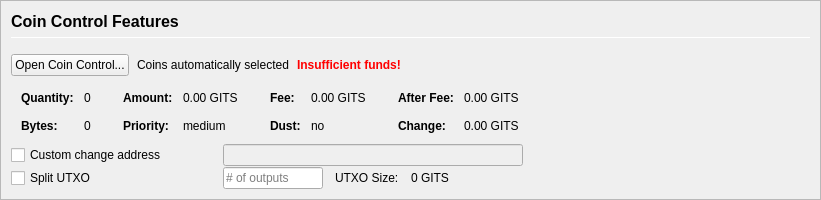
         <widget class="QFrame" name="frameCoinControl">
          <property name="sizePolicy">
           <sizepolicy hsizetype="Expanding" vsizetype="Expanding">
            <horstretch>0</horstretch>
            <verstretch>0</verstretch>
           </sizepolicy>
          </property>
          <property name="maximumSize">
           <size>
            <width>16777215</width>
            <height>16777215</height>
           </size>
          </property>
          <property name="frameShape">
           <enum>QFrame::StyledPanel</enum>
          </property>
          <property name="frameShadow">
           <enum>QFrame::Sunken</enum>
          </property>
          <layout class="QVBoxLayout" name="verticalLayoutCoinControl2">
           <property name="spacing">
            <number>0</number>
           </property>
           <property name="leftMargin">
            <number>0</number>
           </property>
           <property name="topMargin">
            <number>0</number>
           </property>
           <property name="rightMargin">
            <number>0</number>
           </property>
           <property name="bottomMargin">
            <number>0</number>
           </property>
           <item>
            <widget class="QFrame" name="frameCoinControl_BG">
             <layout class="QVBoxLayout" name="verticalLayoutCoinControl" stretch="0,0,0,0,0,0">
              <property name="spacing">
               <number>1</number>
              </property>
              <property name="leftMargin">
               <number>10</number>
              </property>
              <property name="topMargin">
               <number>10</number>
              </property>
              <item>
               <layout class="QHBoxLayout" name="horizontalLayoutCoinControl1">
                <property name="bottomMargin">
                 <number>15</number>
                </property>
                <item>
                 <layout class="QVBoxLayout" name="verticalLayout_3">
                  <property name="spacing">
                   <number>6</number>
                  </property>
                  <item>
                   <widget class="QLabel" name="labelCoinControlFeatures">
                    <property name="sizePolicy">
                     <sizepolicy hsizetype="Preferred" vsizetype="Maximum">
                      <horstretch>0</horstretch>
                      <verstretch>0</verstretch>
                     </sizepolicy>
                    </property>
                    <property name="minimumSize">
                     <size>
                      <width>0</width>
                      <height>20</height>
                     </size>
                    </property>
                    <property name="font">
                     <font>
                      <pointsize>12</pointsize>
                      <weight>75</weight>
                      <bold>true</bold>
                     </font>
                    </property>
                    <property name="styleSheet">
                     <string notr="true">font-weight:bold;</string>
                    </property>
                    <property name="text">
                     <string>Coin Control Features</string>
                    </property>
                   </widget>
                  </item>
                  <item>
                   <widget class="Line" name="line">
                    <property name="minimumSize">
                     <size>
                      <width>0</width>
                      <height>1</height>
                     </size>
                    </property>
                    <property name="maximumSize">
                     <size>
                      <width>16777215</width>
                      <height>1</height>
                     </size>
                    </property>
                    <property name="orientation">
                     <enum>Qt::Horizontal</enum>
                    </property>
                   </widget>
                  </item>
                 </layout>
                </item>
               </layout>
              </item>
              <item>
               <layout class="QHBoxLayout" name="horizontalLayoutCoinControl2" stretch="0,0,0,0">
                <property name="spacing">
                 <number>8</number>
                </property>
                <property name="bottomMargin">
                 <number>10</number>
                </property>
                <item>
                 <widget class="QPushButton" name="pushButtonCoinControl">
                  <property name="styleSheet">
                   <string notr="true"/>
                  </property>
                  <property name="text">
                   <string>Open Coin Control...</string>
                  </property>
                  <property name="autoDefault">
                   <bool>false</bool>
                  </property>
                 </widget>
                </item>
                <item>
                 <widget class="QLabel" name="labelCoinControlAutomaticallySelected">
                  <property name="text">
                   <string>Coins automatically selected</string>
                  </property>
                  <property name="margin">
                   <number>5</number>
                  </property>
                 </widget>
                </item>
                <item>
                 <widget class="QLabel" name="labelCoinControlInsuffFunds">
                  <property name="font">
                   <font>
                    <weight>75</weight>
                    <bold>true</bold>
                   </font>
                  </property>
                  <property name="styleSheet">
                   <string notr="true">color:red;font-weight:bold;</string>
                  </property>
                  <property name="text">
                   <string>Insufficient funds!</string>
                  </property>
                  <property name="margin">
                   <number>5</number>
                  </property>
                 </widget>
                </item>
                <item>
                 <spacer name="horizontalSpacerCoinControl">
                  <property name="orientation">
                   <enum>Qt::Horizontal</enum>
                  </property>
                  <property name="sizeHint" stdset="0">
                   <size>
                    <width>40</width>
                    <height>1</height>
                   </size>
                  </property>
                 </spacer>
                </item>
               </layout>
              </item>
              <item>
               <widget class="QWidget" name="widgetCoinControl" native="true">
                <property name="sizePolicy">
                 <sizepolicy hsizetype="Preferred" vsizetype="Preferred">
                  <horstretch>0</horstretch>
                  <verstretch>0</verstretch>
                 </sizepolicy>
                </property>
                <property name="minimumSize">
                 <size>
                  <width>0</width>
                  <height>0</height>
                 </size>
                </property>
                <property name="styleSheet">
                 <string notr="true"/>
                </property>
                <layout class="QHBoxLayout" name="horizontalLayoutCoinControl5">
                 <property name="leftMargin">
                  <number>0</number>
                 </property>
                 <property name="topMargin">
                  <number>0</number>
                 </property>
                 <property name="rightMargin">
                  <number>0</number>
                 </property>
                 <property name="bottomMargin">
                  <number>0</number>
                 </property>
                 <item>
                  <layout class="QHBoxLayout" name="horizontalLayoutCoinControl3" stretch="0,0,0,1">
                   <property name="spacing">
                    <number>20</number>
                   </property>
                   <property name="topMargin">
                    <number>0</number>
                   </property>
                   <property name="bottomMargin">
                    <number>10</number>
                   </property>
                   <item>
                    <layout class="QFormLayout" name="formLayoutCoinControl1">
                     <property name="horizontalSpacing">
                      <number>10</number>
                     </property>
                     <property name="verticalSpacing">
                      <number>14</number>
                     </property>
                     <property name="leftMargin">
                      <number>10</number>
                     </property>
                     <property name="topMargin">
                      <number>4</number>
                     </property>
                     <property name="rightMargin">
                      <number>6</number>
                     </property>
                     <item row="0" column="0">
                      <widget class="QLabel" name="labelCoinControlQuantityText">
                       <property name="font">
                        <font>
                         <weight>75</weight>
                         <bold>true</bold>
                        </font>
                       </property>
                       <property name="text">
                        <string>Quantity:</string>
                       </property>
                       <property name="margin">
                        <number>0</number>
                       </property>
                      </widget>
                     </item>
                     <item row="0" column="1">
                      <widget class="QLabel" name="labelCoinControlQuantity">
                       <property name="cursor">
                        <cursorShape>IBeamCursor</cursorShape>
                       </property>
                       <property name="contextMenuPolicy">
                        <enum>Qt::ActionsContextMenu</enum>
                       </property>
                       <property name="text">
                        <string notr="true">0</string>
                       </property>
                       <property name="margin">
                        <number>0</number>
                       </property>
                       <property name="textInteractionFlags">
                        <set>Qt::LinksAccessibleByMouse|Qt::TextSelectableByKeyboard|Qt::TextSelectableByMouse</set>
                       </property>
                      </widget>
                     </item>
                     <item row="1" column="0">
                      <widget class="QLabel" name="labelCoinControlBytesText">
                       <property name="font">
                        <font>
                         <weight>75</weight>
                         <bold>true</bold>
                        </font>
                       </property>
                       <property name="text">
                        <string>Bytes:</string>
                       </property>
                      </widget>
                     </item>
                     <item row="1" column="1">
                      <widget class="QLabel" name="labelCoinControlBytes">
                       <property name="cursor">
                        <cursorShape>IBeamCursor</cursorShape>
                       </property>
                       <property name="contextMenuPolicy">
                        <enum>Qt::ActionsContextMenu</enum>
                       </property>
                       <property name="text">
                        <string notr="true">0</string>
                       </property>
                       <property name="textInteractionFlags">
                        <set>Qt::LinksAccessibleByMouse|Qt::TextSelectableByKeyboard|Qt::TextSelectableByMouse</set>
                       </property>
                      </widget>
                     </item>
                    </layout>
                   </item>
                   <item>
                    <layout class="QFormLayout" name="formLayoutCoinControl2">
                     <property name="horizontalSpacing">
                      <number>10</number>
                     </property>
                     <property name="verticalSpacing">
                      <number>14</number>
                     </property>
                     <property name="leftMargin">
                      <number>6</number>
                     </property>
                     <property name="topMargin">
                      <number>4</number>
                     </property>
                     <property name="rightMargin">
                      <number>6</number>
                     </property>
                     <item row="0" column="0">
                      <widget class="QLabel" name="labelCoinControlAmountText">
                       <property name="font">
                        <font>
                         <weight>75</weight>
                         <bold>true</bold>
                        </font>
                       </property>
                       <property name="text">
                        <string>Amount:</string>
                       </property>
                       <property name="margin">
                        <number>0</number>
                       </property>
                      </widget>
                     </item>
                     <item row="0" column="1">
                      <widget class="QLabel" name="labelCoinControlAmount">
                       <property name="cursor">
                        <cursorShape>IBeamCursor</cursorShape>
                       </property>
                       <property name="contextMenuPolicy">
                        <enum>Qt::ActionsContextMenu</enum>
                       </property>
                       <property name="text">
                        <string notr="true">0.00 GITS</string>
                       </property>
                       <property name="textInteractionFlags">
                        <set>Qt::LinksAccessibleByMouse|Qt::TextSelectableByKeyboard|Qt::TextSelectableByMouse</set>
                       </property>
                      </widget>
                     </item>
                     <item row="1" column="0">
                      <widget class="QLabel" name="labelCoinControlPriorityText">
                       <property name="font">
                        <font>
                         <weight>75</weight>
                         <bold>true</bold>
                        </font>
                       </property>
                       <property name="text">
                        <string>Priority:</string>
                       </property>
                      </widget>
                     </item>
                     <item row="1" column="1">
                      <widget class="QLabel" name="labelCoinControlPriority">
                       <property name="cursor">
                        <cursorShape>IBeamCursor</cursorShape>
                       </property>
                       <property name="contextMenuPolicy">
                        <enum>Qt::ActionsContextMenu</enum>
                       </property>
                       <property name="text">
                        <string>medium</string>
                       </property>
                       <property name="textInteractionFlags">
                        <set>Qt::LinksAccessibleByMouse|Qt::TextSelectableByKeyboard|Qt::TextSelectableByMouse</set>
                       </property>
                      </widget>
                     </item>
                    </layout>
                   </item>
                   <item>
                    <layout class="QFormLayout" name="formLayoutCoinControl3">
                     <property name="horizontalSpacing">
                      <number>10</number>
                     </property>
                     <property name="verticalSpacing">
                      <number>14</number>
                     </property>
                     <property name="leftMargin">
                      <number>6</number>
                     </property>
                     <property name="topMargin">
                      <number>4</number>
                     </property>
                     <property name="rightMargin">
                      <number>6</number>
                     </property>
                     <item row="0" column="0">
                      <widget class="QLabel" name="labelCoinControlFeeText">
                       <property name="font">
                        <font>
                         <weight>75</weight>
                         <bold>true</bold>
                        </font>
                       </property>
                       <property name="text">
                        <string>Fee:</string>
                       </property>
                       <property name="margin">
                        <number>0</number>
                       </property>
                      </widget>
                     </item>
                     <item row="0" column="1">
                      <widget class="QLabel" name="labelCoinControlFee">
                       <property name="cursor">
                        <cursorShape>IBeamCursor</cursorShape>
                       </property>
                       <property name="contextMenuPolicy">
                        <enum>Qt::ActionsContextMenu</enum>
                       </property>
                       <property name="text">
                        <string notr="true">0.00 GITS</string>
                       </property>
                       <property name="textInteractionFlags">
                        <set>Qt::LinksAccessibleByMouse|Qt::TextSelectableByKeyboard|Qt::TextSelectableByMouse</set>
                       </property>
                      </widget>
                     </item>
                     <item row="1" column="0">
                      <widget class="QLabel" name="labelCoinControlLowOutputText">
                       <property name="font">
                        <font>
                         <weight>75</weight>
                         <bold>true</bold>
                        </font>
                       </property>
                       <property name="text">
                        <string>Dust:</string>
                       </property>
                      </widget>
                     </item>
                     <item row="1" column="1">
                      <widget class="QLabel" name="labelCoinControlLowOutput">
                       <property name="cursor">
                        <cursorShape>IBeamCursor</cursorShape>
                       </property>
                       <property name="contextMenuPolicy">
                        <enum>Qt::ActionsContextMenu</enum>
                       </property>
                       <property name="text">
                        <string>no</string>
                       </property>
                       <property name="textInteractionFlags">
                        <set>Qt::LinksAccessibleByMouse|Qt::TextSelectableByKeyboard|Qt::TextSelectableByMouse</set>
                       </property>
                      </widget>
                     </item>
                    </layout>
                   </item>
                   <item>
                    <layout class="QFormLayout" name="formLayoutCoinControl4">
                     <property name="horizontalSpacing">
                      <number>10</number>
                     </property>
                     <property name="verticalSpacing">
                      <number>14</number>
                     </property>
                     <property name="leftMargin">
                      <number>6</number>
                     </property>
                     <property name="topMargin">
                      <number>4</number>
                     </property>
                     <property name="rightMargin">
                      <number>6</number>
                     </property>
                     <item row="0" column="0">
                      <widget class="QLabel" name="labelCoinControlAfterFeeText">
                       <property name="font">
                        <font>
                         <weight>75</weight>
                         <bold>true</bold>
                        </font>
                       </property>
                       <property name="text">
                        <string>After Fee:</string>
                       </property>
                       <property name="margin">
                        <number>0</number>
                       </property>
                      </widget>
                     </item>
                     <item row="0" column="1">
                      <widget class="QLabel" name="labelCoinControlAfterFee">
                       <property name="cursor">
                        <cursorShape>IBeamCursor</cursorShape>
                       </property>
                       <property name="contextMenuPolicy">
                        <enum>Qt::ActionsContextMenu</enum>
                       </property>
                       <property name="text">
                        <string notr="true">0.00 GITS</string>
                       </property>
                       <property name="textInteractionFlags">
                        <set>Qt::LinksAccessibleByMouse|Qt::TextSelectableByKeyboard|Qt::TextSelectableByMouse</set>
                       </property>
                      </widget>
                     </item>
                     <item row="1" column="0">
                      <widget class="QLabel" name="labelCoinControlChangeText">
                       <property name="font">
                        <font>
                         <weight>75</weight>
                         <bold>true</bold>
                        </font>
                       </property>
                       <property name="text">
                        <string>Change:</string>
                       </property>
                      </widget>
                     </item>
                     <item row="1" column="1">
                      <widget class="QLabel" name="labelCoinControlChange">
                       <property name="cursor">
                        <cursorShape>IBeamCursor</cursorShape>
                       </property>
                       <property name="contextMenuPolicy">
                        <enum>Qt::ActionsContextMenu</enum>
                       </property>
                       <property name="text">
                        <string notr="true">0.00 GITS</string>
                       </property>
                       <property name="textInteractionFlags">
                        <set>Qt::LinksAccessibleByMouse|Qt::TextSelectableByKeyboard|Qt::TextSelectableByMouse</set>
                       </property>
                      </widget>
                     </item>
                    </layout>
                   </item>
                  </layout>
                 </item>
                </layout>
               </widget>
              </item>
              <item>
               <layout class="QHBoxLayout" name="horizontalLayoutCoinControl4">
                <property name="spacing">
                 <number>12</number>
                </property>
                <property name="sizeConstraint">
                 <enum>QLayout::SetDefaultConstraint</enum>
                </property>
                <property name="topMargin">
                 <number>0</number>
                </property>
                <property name="rightMargin">
                 <number>0</number>
                </property>
                <item>
                 <widget class="QCheckBox" name="checkBoxCoinControlChange">
                  <property name="sizePolicy">
                   <sizepolicy hsizetype="Preferred" vsizetype="Preferred">
                    <horstretch>0</horstretch>
                    <verstretch>0</verstretch>
                   </sizepolicy>
                  </property>
                  <property name="minimumSize">
                   <size>
                    <width>200</width>
                    <height>0</height>
                   </size>
                  </property>
                  <property name="maximumSize">
                   <size>
                    <width>200</width>
                    <height>16777215</height>
                   </size>
                  </property>
                  <property name="toolTip">
                   <string>If this is activated, but the change address is empty or invalid, change will be sent to a newly generated address.</string>
                  </property>
                  <property name="text">
                   <string>Custom change address</string>
                  </property>
                 </widget>
                </item>
                <item>
                 <widget class="QValidatedLineEdit" name="lineEditCoinControlChange">
                  <property name="enabled">
                   <bool>false</bool>
                  </property>
                  <property name="sizePolicy">
                   <sizepolicy hsizetype="Preferred" vsizetype="Preferred">
                    <horstretch>0</horstretch>
                    <verstretch>0</verstretch>
                   </sizepolicy>
                  </property>
                  <property name="minimumSize">
                   <size>
                    <width>300</width>
                    <height>0</height>
                   </size>
                  </property>
                 </widget>
                </item>
                <item>
                 <widget class="QLabel" name="labelCoinControlChangeLabel">
                  <property name="sizePolicy">
                   <sizepolicy hsizetype="Preferred" vsizetype="Preferred">
                    <horstretch>0</horstretch>
                    <verstretch>0</verstretch>
                   </sizepolicy>
                  </property>
                  <property name="minimumSize">
                   <size>
                    <width>100</width>
                    <height>0</height>
                   </size>
                  </property>
                  <property name="text">
                   <string/>
                  </property>
                  <property name="margin">
                   <number>3</number>
                  </property>
                 </widget>
                </item>
               </layout>
              </item>
              <item>
               <layout class="QHBoxLayout" name="horizontalLayoutCoinControl6">
                <property name="spacing">
                 <number>12</number>
                </property>
                <property name="rightMargin">
                 <number>0</number>
                </property>
                <item>
                 <widget class="QCheckBox" name="splitBlockCheckBox">
                  <property name="sizePolicy">
                   <sizepolicy hsizetype="Preferred" vsizetype="Preferred">
                    <horstretch>0</horstretch>
                    <verstretch>0</verstretch>
                   </sizepolicy>
                  </property>
                  <property name="minimumSize">
                   <size>
                    <width>200</width>
                    <height>0</height>
                   </size>
                  </property>
                  <property name="maximumSize">
                   <size>
                    <width>200</width>
                    <height>16777215</height>
                   </size>
                  </property>
                  <property name="text">
                   <string>Split UTXO</string>
                  </property>
                 </widget>
                </item>
                <item>
                 <widget class="QLineEdit" name="splitBlockLineEdit">
                  <property name="sizePolicy">
                   <sizepolicy hsizetype="Preferred" vsizetype="Preferred">
                    <horstretch>50</horstretch>
                    <verstretch>0</verstretch>
                   </sizepolicy>
                  </property>
                  <property name="minimumSize">
                   <size>
                    <width>100</width>
                    <height>0</height>
                   </size>
                  </property>
                  <property name="maximumSize">
                   <size>
                    <width>100</width>
                    <height>16777215</height>
                   </size>
                  </property>
                  <property name="placeholderText">
                   <string># of outputs</string>
                  </property>
                 </widget>
                </item>
                <item>
                 <widget class="QLabel" name="labelBlockSizeText">
                  <property name="text">
                   <string>UTXO Size:</string>
                  </property>
                 </widget>
                </item>
                <item>
                 <widget class="QLabel" name="labelBlockSize">
                  <property name="text">
                   <string>0 GITS</string>
                  </property>
                 </widget>
                </item>
                <item>
                 <spacer name="horizontalSpacer_7">
                  <property name="orientation">
                   <enum>Qt::Horizontal</enum>
                  </property>
                  <property name="sizeHint" stdset="0">
                   <size>
                    <width>40</width>
                    <height>20</height>
                   </size>
                  </property>
                 </spacer>
                </item>
               </layout>
              </item>
              <item>
               <spacer name="verticalSpacerCoinControl">
                <property name="orientation">
                 <enum>Qt::Vertical</enum>
                </property>
                <property name="sizeHint" stdset="0">
                 <size>
                  <width>800</width>
                  <height>1</height>
                 </size>
                </property>
               </spacer>
              </item>
             </layout>
            </widget>
           </item>
          </layout>
         </widget>
